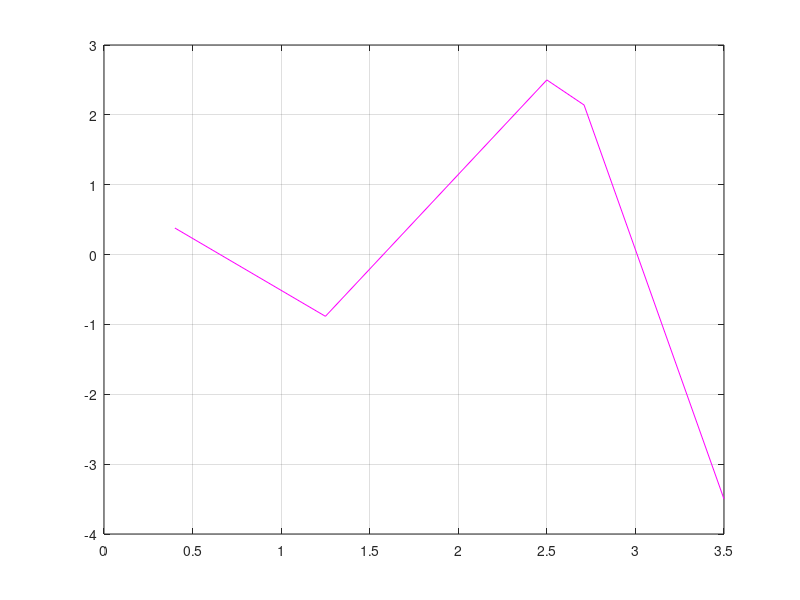

Write MATLAB code to recreate this figure. (Note: this script raises an error after producing the figure.)
function [result] = P3Q1()
clc, clear all;
format bank;
x = [0.4 1.25 2.5 2.71 3.5];
y = x.*sin(pi.*x);
p = [0.4 1.25 2.5 2.71 3.5];

format long;
plot(x,y,'-m');
hold on, grid on;

PN1 = PNewton([x(1) x(2)],[y(1) y(2)],p);
PN2 = PNewton([x(1) x(2) x(3)],[y(1) y(2) y(3)],p);
PN3 = PNewton([x(1) x(2) x(3) x(4)],[y(1) y(2) y(3) y(4)],p);


ERROAP1 = PN1(3)-x(3);
ERROAP2 = PN2(3)-x(3);
ERROAP3 = PN3(3)-x(3);

printf("Erro absoluto P1 = %d * Erro absoluto P2 = %d * Erro absoluto P3 = %d.", ERROAP1, ERROAP2, ERROAP3);

plot(x,PN1,'-b');
hold on;
plot(x,PN2,'-g');
hold on;
plot(x,PN3,'-r');

title("Polinomios");
xlabel("x");
ylabel("f(x) = xsen(pi*x)");
legend({"f(x) = xsen(pi*x)","P1","P2","P3"});
legend show;

endfunction